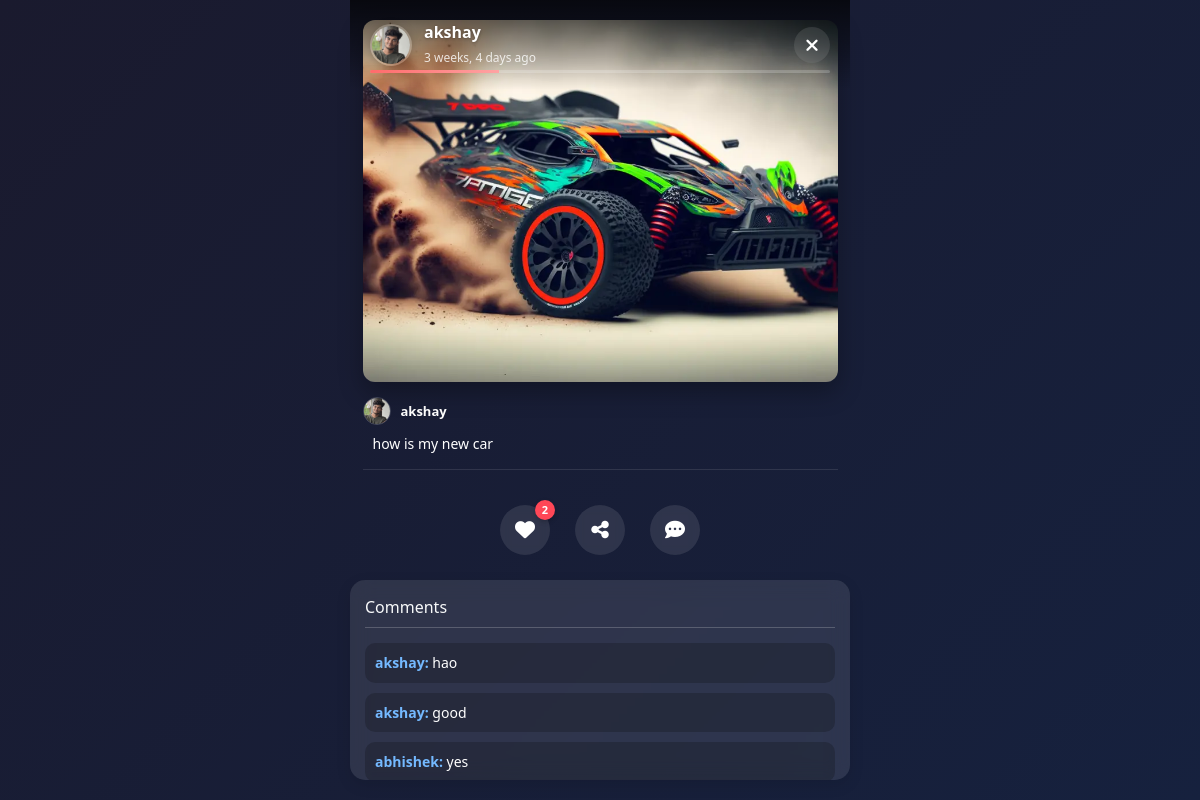
Screenshot of /stories/9/ with the database file from the repository.
### myapp/models.py (models this page shows, shortened)
class Story(models.Model):
    user = models.ForeignKey(User, on_delete=models.CASCADE, related_name='stories')
    image = models.ImageField(upload_to='stories/images/', blank=True, null=True)
    video = models.FileField(upload_to='stories/videos/', blank=True, null=True)
    caption = models.CharField(max_length=255, blank=True)
    created_at = models.DateTimeField(auto_now_add=True)

class CustomUser(AbstractUser):
    email = models.EmailField(_('email address'), unique=True)
    profile_picture = models.ImageField(upload_to='profile_pics/', default='default.jpg')
    bio = models.TextField(max_length=500, blank=True)
    location = models.CharField(max_length=100, blank=True)
    birth_date = models.DateField(null=True, blank=True)
    is_public = models.BooleanField(default=True)
    cover_photo = models.ImageField(upload_to='cover_photos/', blank=True, null=True)

class StoryComment(models.Model):
    story = models.ForeignKey(Story, related_name='comments', on_delete=models.CASCADE)
    user = models.ForeignKey(User, on_delete=models.CASCADE)
    text = models.TextField()
    created_at = models.DateTimeField(auto_now_add=True)

### myapp/views.py (the view)
# urls.py: path('stories/<int:pk>/', views.story_detail, name='story_detail'),
def story_detail(request, pk):
    story = Story.objects.get(pk=pk)
    user_liked_story = False
    if request.user.is_authenticated:
        user_liked_story = story.likes.filter(user=request.user).exists()
    context = {
        'story': story,
        'user_liked_story': user_liked_story,
    }
    return render(request, 'story_detail.html', context)

### templates/story_detail.html (shortened to what this page needs)
{% extends 'navbar.html' %}
{% load static %}
{% block content %}
<div class="story-viewer">
    <div class="story-header">
        <div class="story-user">
            {% if story.user.profile_picture %}
                <img src="{{ story.user.profile_picture.url }}" class="story-user-avatar" alt="{{ story.user.username }}">
            {% else %}
                <img src="{% static 'default-avatar.png' %}" class="story-user-avatar" alt="Default Avatar">
            {% endif %}
            <div>
                <div class="story-username">{{ story.user.username }}</div>
                <div class="story-time">{{ story.created_at|timesince }} ago</div>
            </div>
        </div>
        <button class="story-close" onclick="window.history.back()">
            <i class="fas fa-times"></i>
        </button>
    </div>
    <div class="story-progress-container">
        <div class="story-progress">
            <div class="progress-bar">
                <div class="progress-fill" id="progress-fill"></div>
            </div>
        </div>
    </div>
    <div class="story-content-container">
        <div class="story-media-container">
            {% if story.image %}
                <img src="{{ story.image.url }}" class="story-media" alt="Story Image">
            {% elif story.video %}
                <video controls autoplay class="story-media">
                    <source src="{{ story.video.url }}" type="video/mp4">
                    Your browser does not support the video tag.
                </video>
            {% else %}
                <div style="color: white; text-align: center; padding: 20px;">
                    <p>No media available in this story</p>
                </div>
            {% endif %}
        </div>
        {% if story.caption %}
        <div class="story-caption-container">
            <div class="story-caption-user">
                {% if story.user.profile_picture %}
                    <img src="{{ story.user.profile_picture.url }}" class="story-caption-avatar" alt="{{ story.user.username }}">
                {% else %}
                    <img src="{% static 'default-avatar.png' %}" class="story-caption-avatar" alt="Default Avatar">
                {% endif %}
                <span class="story-caption-username">{{ story.user.username }}</span>
            </div>
            <div class="story-caption">
                {{ story.caption }}
            </div>
        </div>
        {% endif %}
    </div>
    <div class="story-actions">
        <button class="story-action-btn" id="heart-btn" data-story-id="{{ story.id }}" title="Like / Unlike">
            <i class="fas fa-heart" id="heart-icon" style="{% if user_liked_story %}color:#ff4757;{% endif %}"></i>
            <span class="count" id="likes-count">{{ story.likes.count }}</span>
        </button>
        <button class="story-action-btn" id="share-btn" data-story-id="{{ story.id }}" title="Share">
            <i class="fas fa-share-alt"></i>
        </button>
        <button class="story-action-btn" id="comment-btn" title="Comment">
            <i class="fas fa-comment-dots"></i>
        </button>
    </div>
    <div id="comments-section">
        <h4>Comments</h4>
        {% for comment in story.comments.all %}
            <p><strong>{{ comment.user.username }}:</strong> {{ comment.text }}</p>
        {% empty %}
            <p>No comments yet. Be the first to comment!</p>
        {% endfor %}
    </div>
</div>
{% endblock %}

### templates/story_detail.html (style rules this page uses)
.story-viewer { position: fixed; top: 0; left: 0; width: 100%; height: 100%; background: linear-gradient(135deg, #1a1a2e 0%, #16213e 100%); display: flex; flex-direction: column; align-items: center; justify-content: center; z-index: 1000; color: white; font-family: 'Segoe UI', Roboto, Oxygen, Ubuntu, Cantarell, 'Open Sans', 'Helvetica Neue', sans-serif; overflow: hidden; }
.story-header { width: 100%; max-width: 500px; display: flex; align-items: center; justify-content: space-between; padding: 20px; position: absolute; top: 0; left: 50%; transform: translateX(-50%); z-index: 10; background: linear-gradient(to bottom, rgba(0,0,0,0.7) 0%, rgba(0,0,0,0) 100%); }
.story-user { display: flex; align-items: center; gap: 12px; }
.story-user-avatar { width: 42px; height: 42px; border-radius: 50%; object-fit: cover; border: 2px solid rgba(255,255,255,0.2); box-shadow: 0 2px 10px rgba(0,0,0,0.2); }
.story-username { font-weight: 600; font-size: 16px; text-shadow: 0 1px 3px rgba(0,0,0,0.3); }
.story-time { font-size: 12px; opacity: 0.8; margin-top: 2px; }
.story-close { background: rgba(255,255,255,0.1); border: none; color: white; width: 36px; height: 36px; border-radius: 50%; display: flex; align-items: center; justify-content: center; cursor: pointer; font-size: 18px; backdrop-filter: blur(5px); transition: all 0.2s ease; }
.story-progress-container { width: 100%; max-width: 500px; padding: 0 20px; position: absolute; top: 70px; left: 50%; transform: translateX(-50%); z-index: 10; }
.story-progress { width: 100%; display: flex; gap: 5px; }
.progress-bar { height: 3px; background-color: rgba(255, 255, 255, 0.2); flex-grow: 1; border-radius: 3px; overflow: hidden; }
.progress-fill { height: 100%; background: linear-gradient(to right, #ff6b6b, #ffa3a3); width: 0%; transition: width 0.1s linear; }
.story-content-container { position: relative; width: 100%; max-width: 500px; height: 70vh; display: flex; flex-direction: column; align-items: center; margin: 20px 0; }
.story-media-container { width: 95%; height: 100%; border-radius: 12px; overflow: hidden; box-shadow: 0 10px 25px rgba(0,0,0,0.3); position: relative; }
.story-media { width: 100%; height: 100%; object-fit: cover; transition: transform 0.3s ease; }
.story-caption-container { width: 95%; padding: 15px 0; color: white; border-bottom: 1px solid rgba(255,255,255,0.1); }
.story-caption-user { display: flex; align-items: center; gap: 10px; margin-bottom: 5px; }
.story-caption-avatar { width: 28px; height: 28px; border-radius: 50%; object-fit: cover; border: 1px solid rgba(255,255,255,0.2); }
.story-caption-username { font-weight: 600; font-size: 13px; }
.story-caption { font-size: 14px; line-height: 1.5; margin-top: 8px; padding: 0 10px; word-break: break-word; }
.story-actions { width: 100%; max-width: 500px; display: flex; justify-content: center; gap: 25px; padding: 15px 0; margin-bottom: 10px; }
.story-action-btn { background: rgba(255,255,255,0.1); border: none; color: white; width: 50px; height: 50px; border-radius: 50%; display: flex; align-items: center; justify-content: center; cursor: pointer; font-size: 20px; position: relative; backdrop-filter: blur(5px); transition: all 0.2s ease; }
.story-action-btn .count { position: absolute; top: -5px; right: -5px; background: #ff4757; color: white; font-size: 11px; width: 20px; height: 20px; border-radius: 50%; display: flex; align-items: center; justify-content: center; font-weight: bold; box-shadow: 0 2px 5px rgba(0,0,0,0.2); }
#comments-section { width: 90%; max-width: 500px; margin: 0 auto 20px; color: white; font-size: 14px; max-height: 200px; overflow-y: auto; padding: 15px; background: rgba(255,255,255,0.1); border-radius: 15px; backdrop-filter: blur(10px); box-shadow: 0 5px 15px rgba(0,0,0,0.1); }
#comments-section h4 { margin: 0 0 15px 0; font-size: 16px; color: #f8f9fa; border-bottom: 1px solid rgba(255,255,255,0.2); padding-bottom: 8px; }
#comments-section p { margin: 0 0 10px 0; padding: 10px; background: rgba(0,0,0,0.2); border-radius: 10px; line-height: 1.4; }
#comments-section strong { font-weight: 600; color: #74b9ff; }

### rows the page displays
Story: user.profile_picture (picture), user.username "akshay", created_at "3 weeks, 4 days", image (picture), caption "how is my new car", likes.count "2"
StoryComment: user.username "akshay", text "hao"
StoryComment: user.username "akshay", text "good"
StoryComment: user.username "abhishek", text "yes"
